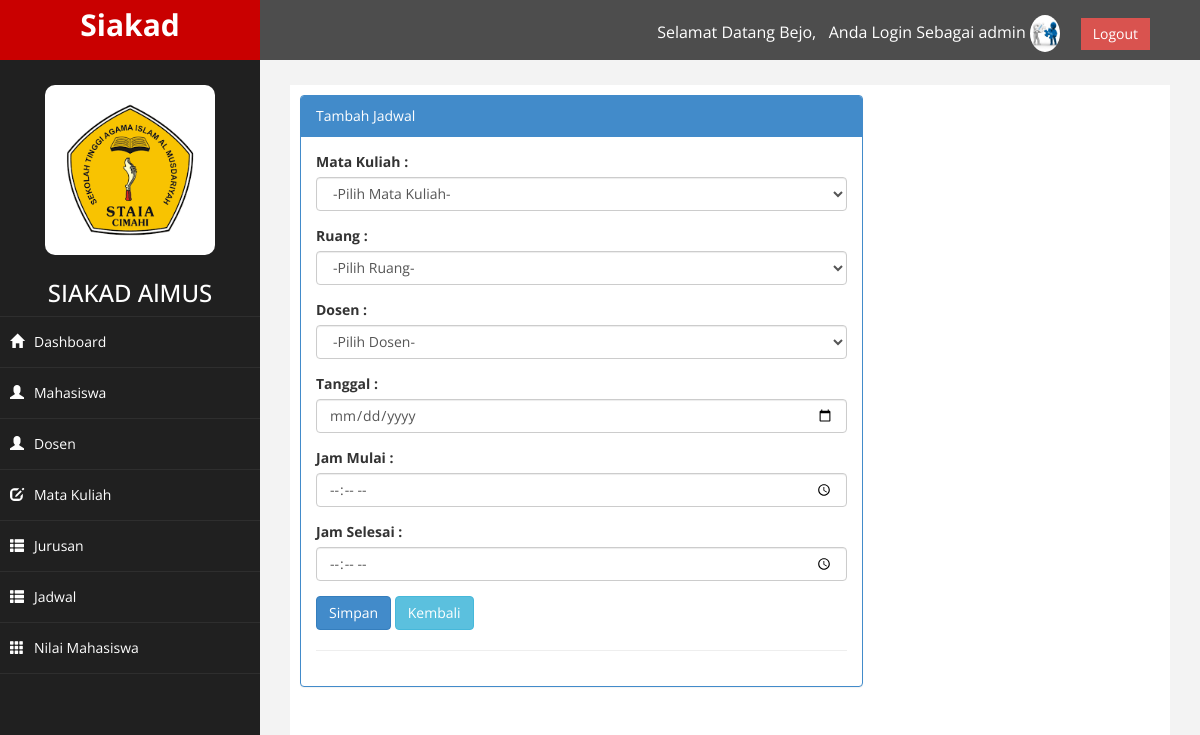
The app's page /index.php?page=jadwal&aksi=tambah (signed in) with its own data.
### tables this page shows
CREATE TABLE `tb_user` (
  `id` int(9) NOT NULL,
  `user_id` varchar(12) NOT NULL,
  `nama` varchar(50) NOT NULL,
  `pass` varchar(50) NOT NULL,
  `level` varchar(25) NOT NULL,
  `foto` varchar(100) NOT NULL
);

### page/jadwal/tambah.php (the view, shortened to what this page needs)
<div class="row">
    <div class="col-md-8">
        <div class="panel panel-primary">
            <div class="panel-heading">
                Tambah Jadwal
            </div>
            <div class="panel-body">
                <div class="row">
                    <div class="col-md-12">
                        <form role="form" method="POST">
                        	<div class="form-group">
                                <label>Mata Kuliah :</label>
                                <select class="form-control" name="matkul">
                                    <option>-Pilih Mata Kuliah-</option>
                                </select>
                            </div>
                            <div class="form-group">
                                <label>Ruang :</label>
                                <select class="form-control" name="ruang">
                                    <option>-Pilih Ruang-</option>
                                </select>
                            </div>
                            <div class="form-group">
                                <label>Dosen :</label>
                                <select class="form-control" name="dosen">
                                    <option>-Pilih Dosen-</option>
                                </select>
                            </div>
                            <div class="form-group">
                                <label>Tanggal :</label>
                                <input type="date" class="form-control" name="tanggal" />
                            </div>
                             <div class="form-group">
                                <label>Jam Mulai :</label>
                                <input type="time" class="form-control" name="jam_m" />
                            </div>
                             <div class="form-group">
                                <label>Jam Selesai :</label>
                                <input type="time" class="form-control" name="jam_s" />
                            </div>
                             <input type="submit" name="simpan" value="Simpan" class="btn btn-primary">
			                <input type=button value=Kembali onclick=self.history.back() class="btn btn-info" />
                        </form>

### index.php (shortened to what this page needs)
<?php
	$koneksi = new mysqli("localhost","root","","siakad2");
	if(@$_SESSION['admin'] || $_SESSION['mahasiswa'] || $_SESSION['dosen']){
 ?>
<!DOCTYPE html>
<html xmlns="http://www.w3.org/1999/xhtml">
<head>
    <link href="assets/css/bootstrap.css" rel="stylesheet" />
    <link href="assets/css/font-awesome.css" rel="stylesheet" />
    <link href="assets/css/custom.css" rel="stylesheet" />
    <link href="assets/js/dataTables/dataTables.bootstrap.css" rel="stylesheet" />
   <link rel="stylesheet" type="text/css" href="assets/sw/dist/sweetalert.css">
</head>
<body>
    <div id="wrapper">
        <nav class="navbar navbar-default navbar-cls-top " role="navigation" style="margin-bottom: 0">
            <div class="navbar-header">
                <a class="navbar-brand" href="index.php">Siakad</a>
            </div>
            			<?php
                           if($_SESSION['admin']){
                                $user_l=$_SESSION['admin'];
                           }else if($_SESSION['mahasiswa']){
                                $user_l=$_SESSION['mahasiswa'];
                           }
                           else if($_SESSION['dosen']){
                                $user_l=$_SESSION['dosen'];
                           }
                           $sql_u = $koneksi->query("select* from tb_user where id='$user_l'");
                           $data_u = $sql_u->fetch_assoc();
                        ?>
  <div style="color: white;
padding: 15px 50px 5px 50px;
float: right;
font-size: 16px;">Selamat Datang <?php echo $data_u['nama']; ?>, &nbsp; Anda Login Sebagai <?php echo $data_u['level']; ?> <?php if ($_SESSION['mahasiswa'] || $_SESSION['admin']) {?><img src="img/<?php echo $data_u['foto']; ?>"  width="30" height="37" style="border-radius: 50%; "><?php } ?>   <a href="logout.php" class="btn btn-danger square-btn-adjust">Logout</a>
</div>
        </nav>
                <nav class="navbar-default navbar-side" role="navigation">
            <div class="sidebar-collapse">
                <ul class="nav" id="main-menu">
				<li class="text-center">
                    <img src="assets/img/logo2.png" class="user-image img-responsive"/>
                     <h3 style="color: white;">SIAKAD AlMUS</h3>
					</li>
                    <li>
                        <a  href="index.php"><i class="glyphicon glyphicon-home"></i>Dashboard</a>
                    </li>
                    <?php if ($_SESSION['admin'] ) {?>
                    <li>
                        <a  href="?page=mahasiswa"><i class="glyphicon glyphicon-user"></i>Mahasiswa</a>
                    </li>
                    <li>
                        <a  href="?page=dosen"><i class="glyphicon glyphicon-user"></i>Dosen</a>
                    </li>
                      <li  >
                        <a  href="?page=matkul"><i class="glyphicon glyphicon-edit"></i>Mata Kuliah</a>
                    </li>
                     <li  >
                        <a  href="?page=jurusan"><i class="glyphicon glyphicon-th-list"></i>Jurusan </a>
                    </li>
                    <li  >
                        <a  href="?page=jadwal"><i class="glyphicon glyphicon-th-list"></i>Jadwal </a>
                    </li>
                    <li  >
                        <a  href="?page=nilai"><i class="glyphicon glyphicon-th"></i>Nilai Mahasiswa </a>
                    </li>
                    <?php } ?>
                </ul>
            </div>
        </nav>
        <div id="page-wrapper" >
            <div id="page-inner">
                <div class="row">
                    <div class="col-md-12">
                        <?php
                        	$page = $_GET['page'];
                        	$aksi = $_GET['aksi'];
                        	if ($page=="mahasiswa") {
                        		if ($aksi=="") {
                        			include "page/mahasiswa/mahasiswa.php";
                        		}if ($aksi=="detail") {
                        			include "page/mahasiswa/detail.php";
                        		}if ($aksi=="tambah") {
                        			include "page/mahasiswa/tambah.php";
                        		}if ($aksi=="ubah") {
                        			include "page/mahasiswa/ubah.php";
                        		}if ($aksi=="hapus") {
                        			include "page/mahasiswa/hapus.php";
                        		}
                        	}if ($page=="dosen") {
                        		if ($aksi=="") {
                        			include "page/dosen/dosen.php";
                        		}if ($aksi=="tambah") {
                                    include "page/dosen/tambah.php";
                                }if ($aksi=="ubah") {
                                    include "page/dosen/ubah.php";
                                }if ($aksi=="hapus") {
                                    include "page/dosen/hapus.php";
                                }
                        	}if ($page=="jurusan") {
                        		if ($aksi=="") {
                        			include "page/jurusan/jurusan.php";
                        		}if ($aksi=="tambah") {
                                    include "page/jurusan/tambah.php";
                                }if ($aksi=="ubah") {
                                    include "page/jurusan/ubah.php";
                                }if ($aksi=="hapus") {
                                    include "page/jurusan/hapus.php";
                                }
                        	}if ($page=="krs") {
                        		if ($aksi=="") {
                        			include "page/krs/j_krs.php";
                        		}if ($aksi=="lihat") {
                                    include "page/krs/krs.php";
                                }if ($aksi=="proses_tmbh") {
                                    include "page/krs/proses_krs.php";
                                }if ($aksi=="hapus") {
                                    include "page/krs/hapus_krs.php";
                                }
                        	}if ($page=="jadwal") {
                                if ($aksi=="") {
                                    include "page/jadwal/jadwal.php";
                                }if ($aksi=="tambah") {
                                    include "page/jadwal/tambah.php";
                                }if ($aksi=="ubah") {
                                    include "page/jadwal/ubah.php";
                                }if ($aksi=="hapus") {
                                    include "page/jadwal/hapus.php";
                                }
                            }if ($page=="matkul") {
                                if ($aksi=="") {
                                    include "page/matkul/matkul.php";
                                }if ($aksi=="tambah") {
                                    include "page/matkul/tambah.php";
                                }if ($aksi=="ubah") {
                                    include "page/matkul/ubah.php";
                                }if ($aksi=="hapus") {
                                    include "page/matkul/hapus.php";
                                }
                            }if ($page=="profile") {
                                if ($aksi=="") {
                                    include "page/profile/profile.php";
                                }if ($aksi=="ubahpass") {
                                    include "page/profile/ubah_pass.php";
                                }if ($aksi=="ubahsmester") {
                                    include "page/profile/ubah_smester.php";
                                }
                            }if ($page=="nilai") {
                                if ($aksi=="") {
                                    include "page/nilai/tampil_mk.php";
                                }if ($aksi=="lihat_mhs") {
                                    include "page/nilai/tampil_nilai.php";
                                }if ($aksi=="edit") {
                                    include "page/nilai/edit_nilai.php";
                                }
                                if ($aksi=="input") {
                                    include "page/nilai/input.php";
                                }
                            }if ($page=="khs") {
                                if ($aksi=="") {
                                    include "page/khs/khs.php";
                                }if ($aksi=="tampil_nilai") {
                                    include "page/nilai/tampil_nilai.php";
                                }if ($aksi=="input") {
                                    include "page/nilai/input.php";
                                }
                            }if ($page == "nilai_d") {
                            	if ($aksi == "") {
                            		include "page/nilai_dosen/nilai.php";
                            	}
															if ($aksi == "lihat_mhs") {
                            		include "page/nilai_dosen/lihat_mhs.php";
                            	}
                              if ($aksi == "edit") {
                            		include "page/nilai_dosen/edit.php";
                            	}
															if ($aksi == "nilai") {
                            		include "page/nilai_dosen/input_nilai.php";
                            	}
                            }
                         ?>
                    </div>
                </div>
                 <hr />
    </div>
            </div>
        </div>
</body>
</html>
<?php
    }else{
        header("location:login.php");
    }
?>

### assets/css/custom.css (style rules this page uses)
body { font-family: 'Open Sans', sans-serif; }
#wrapper { width: 100%; background:#202020; }
#page-wrapper { padding: 15px 15px; min-height: 600px; background:#F3F3F3; }
#page-inner { width:100%; margin:10px 20px 10px 0px; background-color:#fff!important; padding:10px; min-height:1200px; }
.text-center { text-align:center; }
.square-btn-adjust { border: 0px solid transparent; -webkit-border-radius: 0px; -moz-border-radius: 0px; border-radius: 0px; }
.user-image { margin: 25px auto; -webkit-border-radius: 10px; -moz-border-radius: 10px; border-radius: 10px; max-height:170px; max-width:170px; }
.navbar-cls-top .navbar-brand { color: #fff; background: #C90000; width: 260px; text-align: center; height: 60px; font-size: 30px; font-weight: 700; }
.sidebar-collapse , .sidebar-collapse .nav { background:none; }
.sidebar-collapse .nav { padding:0; }
.sidebar-collapse .nav > li > a { color:#fff; background:#202020; text-shadow:none; }
.sidebar-collapse > .nav > li > a { padding:15px 10px; }
.sidebar-collapse > .nav > li { border-bottom: 1px solid rgba(107, 108, 109, 0.19); }
.navbar-side { border:none; background-color: #202020; }
.navbar-cls-top { background:#4D4D4D; border-bottom:none; }
.navbar-default { border:0px solid black; }
.navbar-header { background: #A70303; }
.nav > li > a > i { margin-right:10px; }
@media (min-width:768px) { #page-wrapper { margin: 0 0 0 260px; padding: 15px 30px; min-height: 1200px; } }
@media (min-width:768px) { .navbar-side { z-index: 1; position: absolute; width: 260px; } }
@media (min-width:768px) { .navbar { border-radius: 0px; } }

### records on screen
tb_user: nama "Bejo", level "admin", foto (picture)
